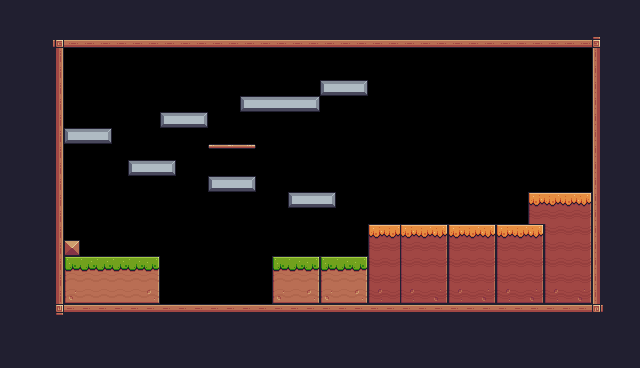

Rendered tile map (Tiled .tmx) drawn with the repository's tilesets; below, a short description and the full map source, tile grids included:
An orthogonal 40x23 tile map with 16x16 px tiles, 1 tile layer (Background) and 31 objects (7x Fruit, 2x Saw, Player, Checkpoint, Chicken, ...).

<map version="1.10" tiledversion="1.11.0" orientation="orthogonal" renderorder="right-down" width="40" height="23" tilewidth="16" tileheight="16" infinite="0" nextlayerid="4" nextobjectid="37">
 <tileset firstgid="1" source="Pixel Adventure.tsx" />
 <layer id="1" name="Background" width="40" height="23">
  <data encoding="csv">
24,24,24,24,24,24,24,24,24,24,24,24,24,24,24,24,24,24,24,24,24,24,24,24,24,24,24,24,24,24,24,24,24,24,24,24,24,24,24,24,
24,24,24,112,112,112,112,112,112,112,24,24,24,24,24,24,24,24,24,24,24,24,24,24,24,24,24,24,24,24,24,24,24,24,24,24,24,24,24,24,
24,24,24,92,134,134,134,134,134,134,134,134,134,134,134,134,134,134,134,134,134,134,134,134,134,134,134,134,134,134,134,134,134,134,134,134,134,93,24,24,
24,24,24,113,0,0,0,0,0,0,0,0,0,0,0,0,0,0,0,0,0,0,0,0,0,0,0,0,0,0,0,0,0,0,0,0,0,111,24,24,
24,24,24,113,0,0,0,0,0,0,0,0,0,0,0,0,0,0,0,0,0,0,0,0,0,0,0,0,0,0,0,0,0,0,0,0,0,111,24,24,
24,24,24,113,0,0,0,0,0,0,0,0,0,0,0,0,0,0,0,0,101,102,103,0,0,0,0,0,0,0,0,0,0,0,0,0,0,111,24,24,
24,24,24,113,0,0,0,0,0,0,0,0,0,0,0,101,102,102,102,103,0,0,0,0,0,0,0,0,0,0,0,0,0,0,0,0,0,111,24,24,
24,24,24,113,0,0,0,0,0,0,101,102,103,0,0,0,0,0,0,0,0,0,0,0,0,0,0,0,0,0,0,0,0,0,0,0,0,111,24,24,
24,24,24,113,101,102,103,0,0,0,0,0,0,0,0,0,0,0,0,0,0,0,0,0,0,0,0,0,0,0,0,0,0,0,0,0,0,111,24,24,
24,24,24,113,0,0,0,0,0,0,0,0,0,40,41,42,0,0,0,0,0,0,0,0,0,0,0,0,0,0,0,0,0,0,0,0,0,111,24,24,
24,24,24,113,0,0,0,0,101,102,103,0,0,0,0,0,0,0,0,0,0,0,0,0,0,0,0,0,0,0,0,0,0,0,0,0,0,111,24,24,
24,24,24,113,0,0,0,0,0,0,0,0,0,101,102,103,0,0,0,0,0,0,0,0,0,0,0,0,0,0,0,0,0,0,0,0,0,111,24,24,
24,24,24,113,0,0,0,0,0,0,0,0,0,0,0,0,0,0,101,102,103,0,0,0,0,0,0,0,0,0,0,0,0,95,96,96,97,111,24,24,
24,24,24,113,0,0,0,0,0,0,0,0,0,0,0,0,0,0,0,0,0,0,0,0,0,0,0,0,0,0,0,0,0,117,118,118,119,111,24,24,
24,24,24,113,0,0,0,0,0,0,0,0,0,0,0,0,0,0,0,0,0,0,0,95,96,95,96,97,95,96,97,95,96,97,117,118,119,111,24,24,
24,24,24,113,35,0,0,0,0,0,0,0,0,0,0,0,0,0,0,0,0,0,0,117,118,117,118,119,117,118,119,117,118,119,117,118,119,111,24,24,
24,24,24,113,7,8,8,8,8,9,0,0,0,0,0,0,0,7,8,9,7,8,9,117,118,117,118,119,117,118,119,117,118,119,117,118,119,111,24,24,
24,24,24,113,29,30,30,30,30,31,0,0,0,0,0,0,0,29,30,31,29,30,31,117,118,117,118,119,117,118,119,117,118,119,117,118,119,111,24,24,
24,24,24,113,51,52,52,52,52,53,0,0,0,0,0,0,0,51,52,53,51,52,53,139,140,139,140,141,139,140,141,139,140,141,139,140,141,111,24,24,
24,24,24,114,90,90,90,90,90,90,90,90,90,90,90,90,90,90,90,90,90,90,90,90,90,90,90,90,90,90,90,90,90,90,90,90,90,115,24,24,
24,24,24,24,24,24,24,24,24,24,24,24,24,24,24,24,24,24,24,24,24,24,24,24,24,24,24,24,24,24,24,24,24,24,24,24,24,24,24,24,
24,24,24,24,24,24,24,24,24,24,24,24,24,24,24,24,24,24,24,24,24,24,24,24,24,24,24,24,24,24,24,24,24,24,24,24,24,24,24,24,
24,24,24,24,24,24,24,24,24,24,24,24,24,24,24,24,24,24,24,24,24,24,24,24,24,24,24,24,24,24,24,24,24,24,24,24,24,24,24,24
</data>
 </layer>
 <objectgroup id="2" name="Spawnpoints">
  <object id="1" name="Player" type="Player" x="79.1294" y="224.381" width="33.0609" height="30.893" />
  <object id="2" type="Saw" x="480" y="272" width="32" height="32">
   <properties>
    <property name="isVertical" type="bool" value="false" />
    <property name="offNeg" type="float" value="5" />
    <property name="offPos" type="float" value="5" />
   </properties>
  </object>
  <object id="15" type="Checkpoint" x="528" y="128" width="64" height="64" />
  <object id="25" name="Bananas" type="Fruit" x="288" y="160" width="32" height="32" />
  <object id="26" name="Bananas" type="Fruit" x="224" y="144" width="32" height="32" />
  <object id="27" name="Bananas" type="Fruit" x="128" y="128" width="32" height="32" />
  <object id="28" name="Bananas" type="Fruit" x="80" y="96" width="32" height="32" />
  <object id="29" name="Bananas" type="Fruit" x="160" y="80" width="32" height="32" />
  <object id="30" name="Bananas" type="Fruit" x="256" y="64" width="32" height="32" />
  <object id="31" name="Bananas" type="Fruit" x="336" y="48" width="32" height="32" />
  <object id="32" name="Chicken" type="Chicken" x="240" y="272" width="32" height="32">
   <properties>
    <property name="offNeg" type="float" value="6" />
    <property name="offPos" type="float" value="1" />
   </properties>
  </object>
  <object id="33" name="Cat" type="Cat" x="448" y="192" width="32" height="32" />
  <object id="36" name="Saw" type="Saw" x="384" y="96" width="32" height="32">
   <properties>
    <property name="isVertical" type="bool" value="true" />
    <property name="offNeg" type="float" value="3" />
    <property name="offPos" type="float" value="6" />
   </properties>
  </object>
 </objectgroup>
 <objectgroup id="3" name="Collisions">
  <object id="3" x="64" y="256" width="96" height="48" />
  <object id="4" x="64" y="240" width="16" height="16" />
  <object id="5" x="272" y="256" width="48" height="48" />
  <object id="6" x="320" y="256" width="48" height="48" />
  <object id="10" x="48" y="48" width="16" height="272" />
  <object id="11" x="48" y="32" width="560" height="16" />
  <object id="12" x="592" y="48" width="16" height="272" />
  <object id="13" x="64" y="304" width="528" height="16" />
  <object id="16" x="368" y="224" width="224" height="80" />
  <object id="17" x="528" y="192" width="64" height="32" />
  <object id="18" x="288" y="192" width="48" height="16" />
  <object id="19" x="208" y="176" width="48" height="16" />
  <object id="20" x="128" y="160" width="48" height="16" />
  <object id="21" x="64" y="128" width="48" height="16" />
  <object id="22" x="160" y="112" width="48" height="16" />
  <object id="24" x="320" y="80" width="48" height="16" />
  <object id="34" type="Platform" x="208" y="144" width="48" height="16" />
  <object id="35" x="240" y="96" width="80" height="16" />
 </objectgroup>
</map>
